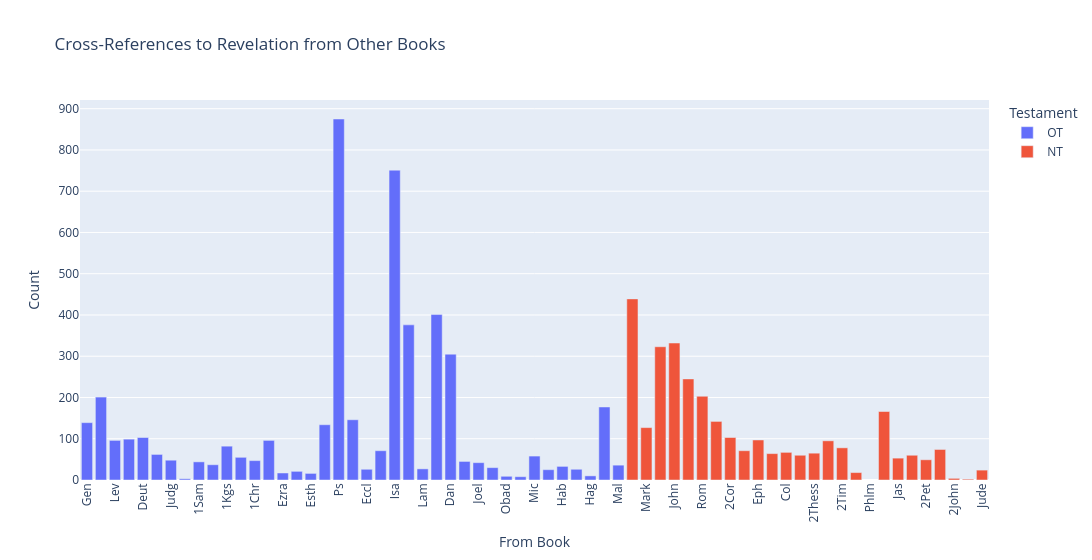

The cell this chart's notebook holds for it:
### Code cell
fig = px.bar(
    to_revelation_external_counts,
    x="Book",
    y="Count",
    color="Testament",
    title="Cross-References to Revelation from Other Books",
    labels={"Book": "From Book", "Count": "Count", "Testament": "Testament"},
    category_orders={"Book": book_order},
    color_discrete_map={"OT": "#636EFA", "NT": "#EF553B"},
)

fig.update_layout(width=1200, height=560)
fig.update_xaxes(tickangle=270)
fig.show()

### Figure 1 — Plotly figure (JSON) as saved in the notebook; plotly's stock layout.template omitted (floating-point values rounded to 4 significant figures)
{"data": [{"alignmentgroup": "True", "hovertemplate": "Testament=OT<br>From Book=%{x}<br>Count=%{y}<extra></extra>", "legendgroup": "OT", "marker": {"color": "#636EFA", "pattern": {"shape": ""}}, "name": "OT", "offsetgroup": "OT", "orientation": "v", "showlegend": true, "textposition": "auto", "type": "bar", "x": ["Gen", "Exod", "Lev", "Num", "Deut", "Josh", "Judg", "Ruth", "1Sam", "2Sam", "1Kgs", "2Kgs", "1Chr", "2Chr", "Ezra", "Neh", "Esth", "Job", "Ps", "Prov", "Eccl", "Song", "Isa", "Jer", "Lam", "Ezek", "Dan", "Hos", "Joel", "Amos", "Obad", "Jonah", "Mic", "Nah", "Hab", "Zeph", "Hag", "Zech", "Mal"], "xaxis": "x", "y": [139, 201, 96, 99, 103, 62, 48, 3, 44, 37, 82, 55, 47, 96, 17, 21, 16, 134, 875, 146, 26, 71, 751, 376, 27, 401, 305, 45, 42, 30, 9, 8, 58, 25, 33, 26, 10, 177, 36], "yaxis": "y"}, {"alignmentgroup": "True", "hovertemplate": "Testament=NT<br>From Book=%{x}<br>Count=%{y}<extra></extra>", "legendgroup": "NT", "marker": {"color": "#EF553B", "pattern": {"shape": ""}}, "name": "NT", "offsetgroup": "NT", "orientation": "v", "showlegend": true, "textposition": "auto", "type": "bar", "x": ["Matt", "Mark", "Luke", "John", "Acts", "Rom", "1Cor", "2Cor", "Gal", "Eph", "Phil", "Col", "1Thess", "2Thess", "1Tim", "2Tim", "Titus", "Heb", "Jas", "1Pet", "2Pet", "1John", "2John", "3John", "Jude"], "xaxis": "x", "y": [439, 127, 323, 332, 245, 203, 142, 103, 71, 97, 64, 67, 60, 65, 95, 78, 18, 166, 53, 60, 49, 74, 4, 2, 24], "yaxis": "y"}], "layout": {"barmode": "relative", "height": 560, "legend": {"title": {"text": "Testament"}, "tracegroupgap": 0}, "title": {"text": "Cross-References to Revelation from Other Books"}, "width": 1200, "xaxis": {"anchor": "y", "categoryarray": ["Gen", "Exod", "Lev", "Num", "Deut", "Josh", "Judg", "Ruth", "1Sam", "2Sam", "1Kgs", "2Kgs", "1Chr", "2Chr", "Ezra", "Neh", "Esth", "Job", "Ps", "Prov", "Eccl", "Song", "Isa", "Jer", "Lam", "Ezek", "Dan", "Hos", "Joel", "Amos", "Obad", "Jonah", "Mic", "Nah", "Hab", "Zeph", "Hag", "Zech", "Mal", "Matt", "Mark", "Luke", "John", "Acts", "Rom", "1Cor", "2Cor", "Gal", "Eph", "Phil", "Col", "1Thess", "2Thess", "1Tim", "2Tim", "Titus", "Phlm", "Heb", "Jas", "1Pet", "2Pet", "1John", "2John", "3John", "Jude", "Rev"], "categoryorder": "array", "domain": [0, 1], "tickangle": -90, "title": {"text": "From Book"}}, "yaxis": {"anchor": "x", "domain": [0, 1], "title": {"text": "Count"}}}}
